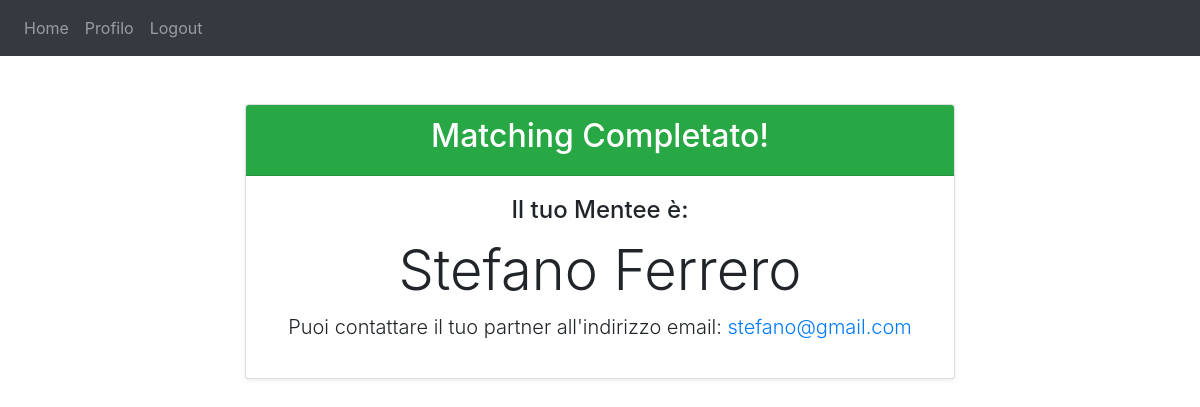
The page /state (signed in) on the database its author committed.
### website/models.py (models this page shows)
class User(db.Model, UserMixin):
    id = db.Column(db.Integer, primary_key=True)
    email = db.Column(db.String(150), unique=True)
    password = db.Column(db.String(150))
    first_name = db.Column(db.String(150))
    surname = db.Column(db.String(150))
    is_admin = db.Column(db.Boolean, default=False, nullable=False)
    university = db.Column(db.String(150))
    current_status = db.Column(db.String(150))
    field_of_study = db.Column(db.String(150))
    participation_role = db.Column(db.String(150))
    time_commitment = db.Column(db.String(150))
    communication = db.Column(db.String(150))
    improve_communication = db.Column(db.String(150))
    help_writing_paper = db.Column(db.String(150))
    maximize_conference_experience = db.Column(db.String(150))
    help_choice_time_abroad = db.Column(db.String(150))
    phd_work_balance = db.Column(db.String(150))
    phd_family_balance = db.Column(db.String(150))
    improve_soft_skills = db.Column(db.String(150))
    help_academic_career = db.Column(db.String(150))
    help_industrial_career = db.Column(db.String(150))
    talk_mental_wellbeing = db.Column(db.String(150))
    discovery = db.Column(db.String(150))
    advice = db.Column(db.String(150))
    promotion_help = db.Column(db.String(150))
    matching_status = db.Column(db.Integer, default=None, nullable=True)

### website/views.py (the view)
@views.route('/state', methods=['GET', 'POST'])
@login_required
def state():
    partner = None
    if current_user.matching_status == 0:
        match_come_mentee = Match.query.filter_by(
            mentee_id=current_user.id,
            status='Approved'
        ).first()
        match_come_mentor = Match.query.filter_by(
            mentor_id=current_user.id,
            status='Approved'
        ).first()
        if match_come_mentee:
            partner = match_come_mentee.mentor
        elif match_come_mentor:
            partner = match_come_mentor.mentee
    return render_template("state.html", user=current_user, partner=partner)

### website/templates/state.html (shortened to what this page needs)
{% extends "base.html" %}
{% block content %}
<div class="container mt-5">
  <div class="row justify-content-center">
    <div class="col-md-8">
      {% if partner %}
        <div class="card text-center shadow-sm">
          <div class="card-header bg-success text-white">
            <h2>Matching Completato!</h2>
          </div>
          <div class="card-body">
            <h4 class="card-title">
              {% if current_user.participation_role.startswith('Mentee') %}
                Il tuo Mentore è:
              {% else %}
                Il tuo Mentee è:
              {% endif %}
            </h4>
            <h1 class="display-4">{{ partner.first_name }} {{ partner.surname }}</h1>
            <p class="lead">
              Puoi contattare il tuo partner all'indirizzo email:
              <a href="mailto:{{ partner.email }}">{{ partner.email }}</a>
            </p>
          </div>
        </div>
      {% endif %}
    </div>
  </div>
</div>
{% endblock %}

### rows shown on the page
User: first_name "Stefano", surname "Ferrero", email "stefano@gmail.com"
